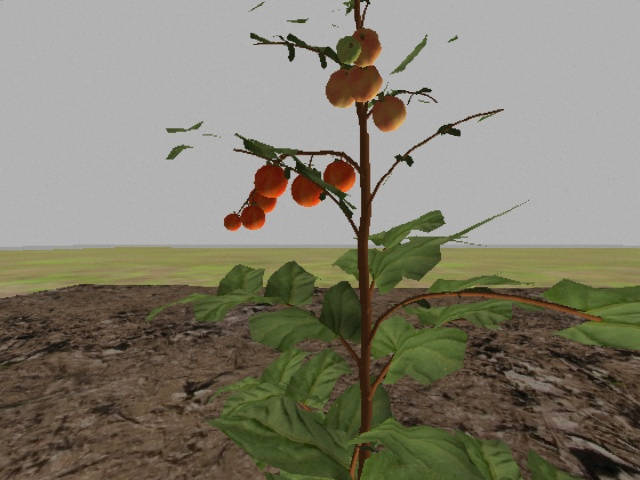
#> input picture opencv_workshop_2024/images/image0.jpg, 640 x 480 px
$ python basic_img_operations.py
#> lines starting #> are read from the running program, lines starting #| are printed output that depends on the picture; after the words box and inside, x2 and y2 are one past the last pixel; in counts of white or black regions, pixels touching at a corner belong together
#! /usr/bin/env python3

# import necessary libraries
import cv2 as cv
import matplotlib.pyplot as plt


def main():

    # read the image from the directory
    img = cv.imread('images/image0.jpg')
#> img is the input picture: shape (480, 640, 3); mean B, G, R 109.9, 125.4, 129.3

    # display the image
    # cv.imshow("Image", img)

    # inspect the data type
    # print('OpenCV image data type:', type(img))

    # Image data shape
    # print(f'Image data shape: {img.shape}')


    #################################################################################
    # SPLIT IMAGE INTO RESPECTIVE CHANNELS
    #################################################################################

    # # convert from BGR -> RGB for sake of matplotlib
    # img_rgb = cv.cvtColor(img, cv.COLOR_BGR2RGB)

    # channels = cv.split(img_rgb)
    # print(len(channels))
    # titles = ['Original Image', 'Blue', 'Green', 'Red']

    # plt.subplot(1,4,1)
    # plt.imshow(img_rgb), plt.title(titles[0])

    # for i in range(len(channels)):
    #     plt.subplot(1,4,i+2)
    #     plt.imshow(channels[i])
    #     plt.title(titles[i+1])

    # plt.show()


    #################################################################################
    # COLOR SPACES AND IMAGE THRESHOLDING
    #################################################################################

    img_hsv = cv.cvtColor(img, cv.COLOR_BGR2HSV)
#> img_hsv: shape (480, 640, 3); mean H, S, V 17.3, 61.1, 131.5

    cv.imshow('Original Image', img)
    cv.imshow('HSV Image', img_hsv)

    # thresholding
    COLOR_MIN = (000, 130, 78)
    COLOR_MAX = (27, 255, 255)
    thresh_img = cv.inRange(img_hsv, COLOR_MIN, COLOR_MAX)
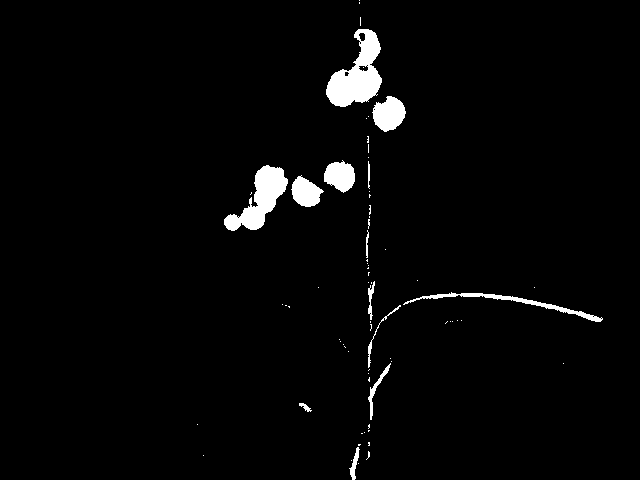
#> thresh_img: shape (480, 640); 2.6% white; 71 white regions (58 under 20 px), largest, box (x1, y1, x2, y2) and area: (326, 29, 382, 107) 2329, (224, 165, 288, 231) 1843, (372, 96, 406, 132) 841

    cv.imshow("Thresholded HSV Image", thresh_img)


    # Bitwise-AND mask and original image
    res = cv.bitwise_and(img, img, mask=thresh_img)
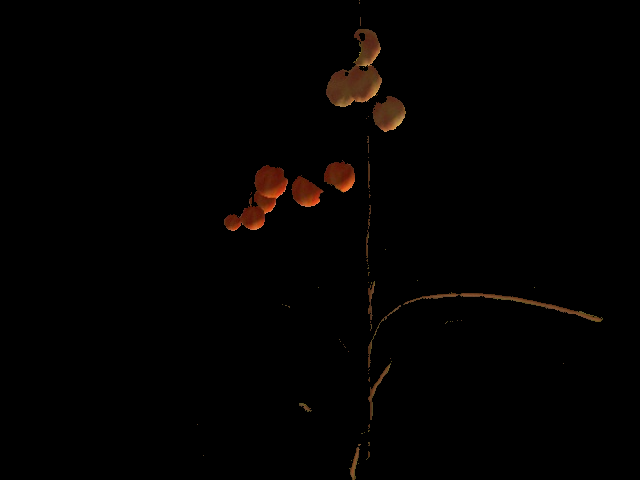
#> res: shape (480, 640, 3); mean B, G, R 0.7, 1.4, 2.8

    cv.imshow("Masked image", res)


    # hold script till terminate key is pressed
    key = cv.waitKey(0)
#> (key Esc is pressed here)
    if key == ord("s"):
        cv.destroyAllWindows()


if __name__=='__main__':
    main()

$ run again, with opencv_workshop_2024/images/image1.jpg copied over opencv_workshop_2024/images/image0.jpg
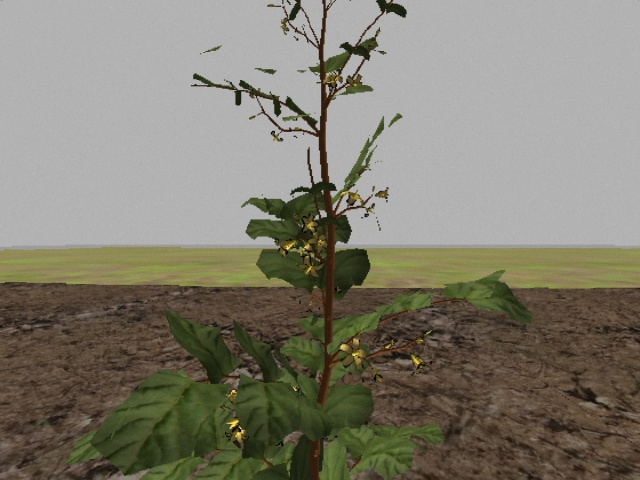
#> input picture opencv_workshop_2024/images/image1.jpg, 640 x 480 px
#> in main, img is the input picture: shape (480, 640, 3); mean B, G, R 112.1, 125.8, 129.2
#> img_hsv: shape (480, 640, 3); mean H, S, V 16, 56.2, 130.8
#> in main, `thresh_img = cv.inRange(img_hsv, COLOR_MIN, COLOR_MAX)`:
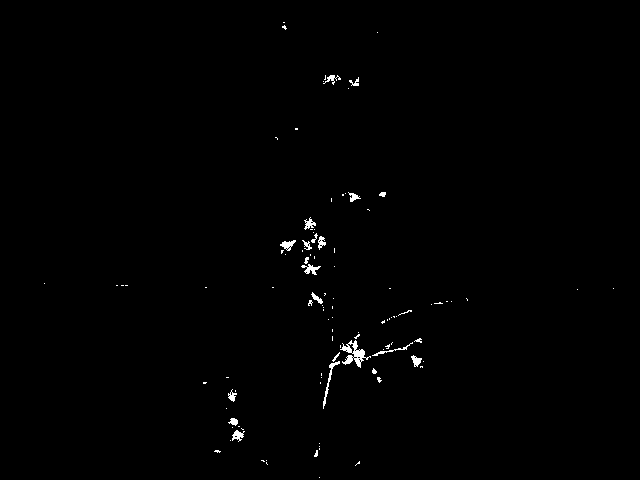
#> thresh_img: shape (480, 640); 0.6% white; 106 white regions (84 under 20 px), largest, box (x1, y1, x2, y2) and area: (340, 340, 371, 368) 314, (323, 361, 340, 409) 127, (301, 264, 321, 275) 98
